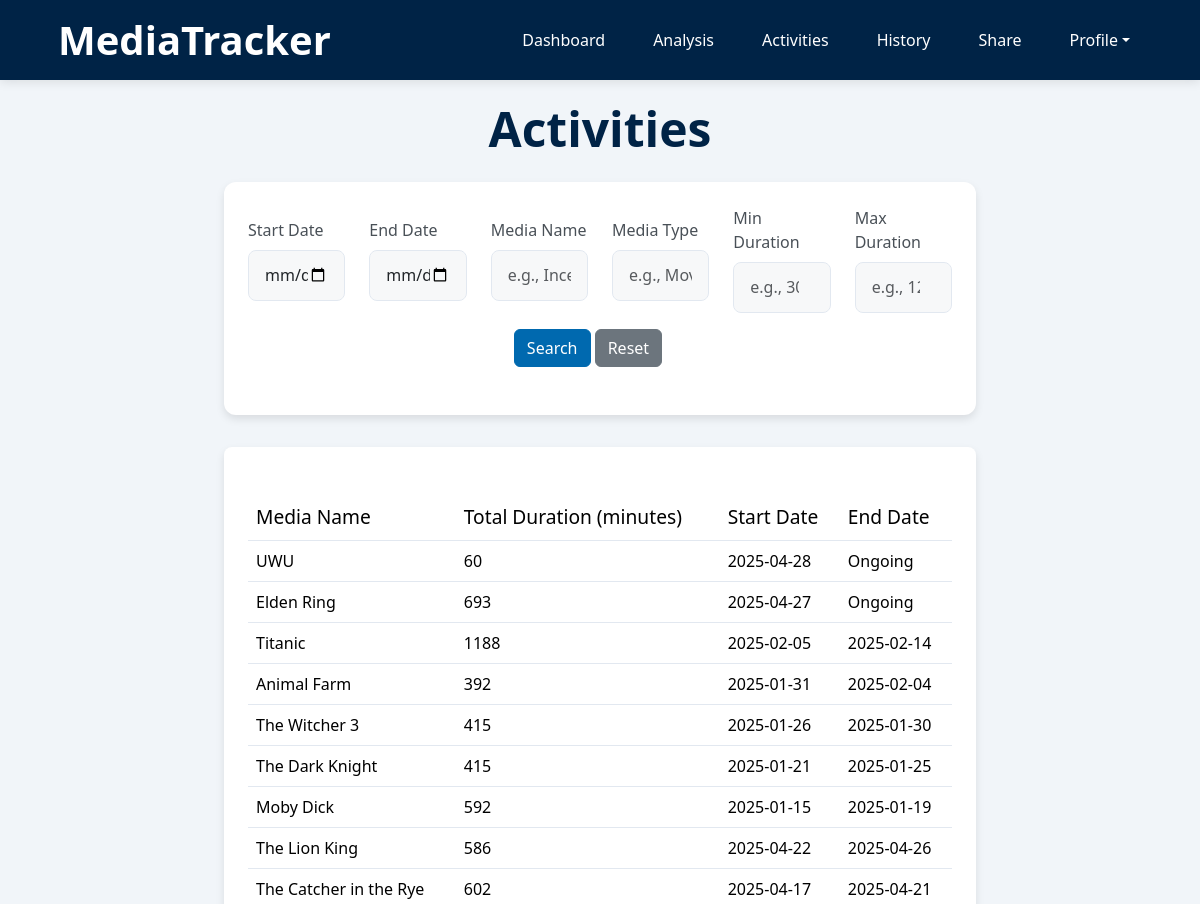
The app's page /activities (signed in, upper part), older data.
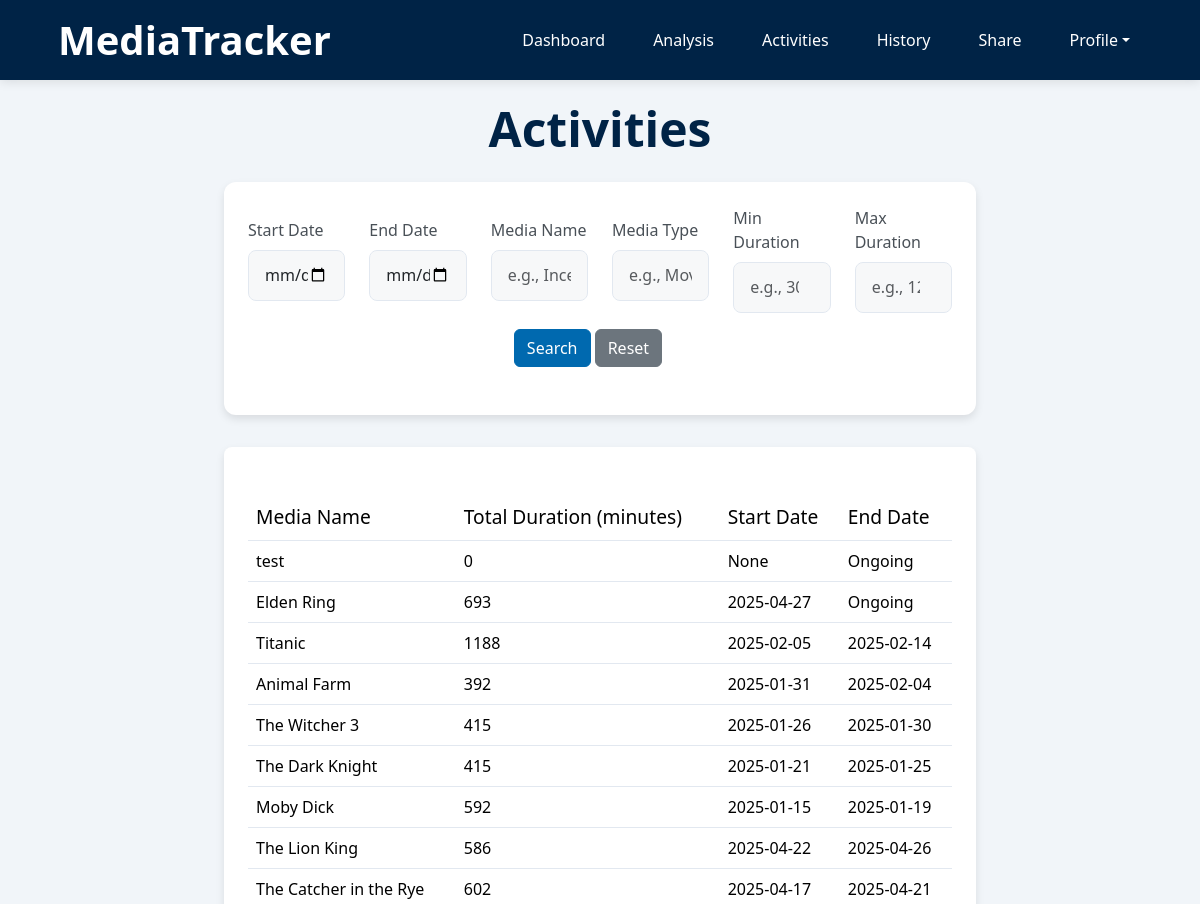
The same page, newer data.
### app/models.py (models this page shows)
class Activities(db.Model):
    __tablename__ = 'Activities'
    id = db.Column(db.Integer, primary_key=True)
    username = db.Column(db.String(80), db.ForeignKey('Users.username'), nullable=False)
    media_type = db.Column(db.String(50), nullable=False)
    media_subtype = db.Column(db.String(50), nullable=True)
    media_name = db.Column(db.String(120), nullable=False)
    status = db.Column(db.String(20), nullable=False, default='ongoing')
    start_date = db.Column(db.Date, nullable=True)
    end_date = db.Column(db.Date, nullable=True)
    rating = db.Column(db.Float, nullable=True)
    comment = db.Column(db.Text, nullable=True)
    media_entries = db.relationship('Entries', backref='activity')

### app/routes.py (the view)
@app.route('/activities', methods=['GET'])
def activities():
    if 'username' not in session:
        flash('Please log in to view your activities.', 'danger')
        return redirect(url_for('index'))
    username = session['username']
    data     = fetch_past_activities(username, request)
    uncompleted = data["uncompleted_activities"]
    completed   = data["completed_activities"]
    combined    = uncompleted + completed
    PER_PAGE    = 20
    page        = request.args.get('page', 1, type=int)
    total       = len(combined)
    total_pages = (total + PER_PAGE - 1) // PER_PAGE
    start_idx   = (page - 1) * PER_PAGE
    page_slice = combined[start_idx : start_idx + PER_PAGE]
    ongoing_page   = [a for a in page_slice if a in uncompleted]
    completed_page = [a for a in page_slice if a in completed]
    args = request.args.to_dict()
    args.pop('page', None)
    return render_template(
        'activities.html',
        uncompleted_activities=ongoing_page,
        completed_activities=completed_page,
        page=page,
        total_pages=total_pages,
        request_args=args,
        visitor=False
    )

### app/helpers/activities_handler.py (called while the page is built)
def fetch_past_activities(username, request):
    filters = {
        'start_date': request.args.get('start_date'),
        'end_date': request.args.get('end_date'),
        'media_name': request.args.get('media_name'),
        'media_type': request.args.get('media_type'),
        'min_duration': request.args.get('min_duration'),
        'max_duration': request.args.get('max_duration')
    }
    uncompleted_activities = get_uncompleted_activities(username, filters)
    completed_activities = get_completed_activities(username, filters)
    return {
        "uncompleted_activities": uncompleted_activities,
        "completed_activities": completed_activities
    }

### app/templates/activities.html (shortened to what the changed rows need)
{% extends "base.html" %}
{% block content %}
<div class="page-container">
    <h2 class="text-center page-title">Activities</h2>
    <section class="table-section">
    <table class="table mt-4">
        <thead>
            <tr>
                <th class="wow fadeInUp" data-wow-duration="0.2s" data-wow-delay="0.05s">Media Name</th>
                <th class="wow fadeInUp" data-wow-duration="0.2s" data-wow-delay="0.2s">Total Duration (minutes)</th>
                <th class="wow fadeInUp" data-wow-duration="0.2s" data-wow-delay="0.25s">Start Date</th>
                <th class="wow fadeInUp" data-wow-duration="0.2s" data-wow-delay="0.3s">End Date</th>
            </tr>
        </thead>
        <tbody>
            {% for activity in uncompleted_activities %}
            <tr class="activity-row">
                <td class="wow fadeInUp" data-wow-duration="0.2s" data-wow-delay="0.05s">{{ activity.media_name }}</td>
                <td class="wow fadeInUp" data-wow-duration="0.2s" data-wow-delay="0.2s">{{ activity.total_duration }}</td>
                <td class="wow fadeInUp" data-wow-duration="0.2s" data-wow-delay="0.3s">{{ activity.start_date }}</td>
                <td class="wow fadeInUp" data-wow-duration="0.2s" data-wow-delay="0.4s">Ongoing</td>
            </tr>
            {% endfor %}
        </tbody>
    </table>
    </section>
</div>
{% endblock %}

Row changes from the older to the newer data that the page shows:
changed Activities: media_name "UWU" → "test"; total_duration "60" → "0"; start_date "2025-04-28" → "None"
